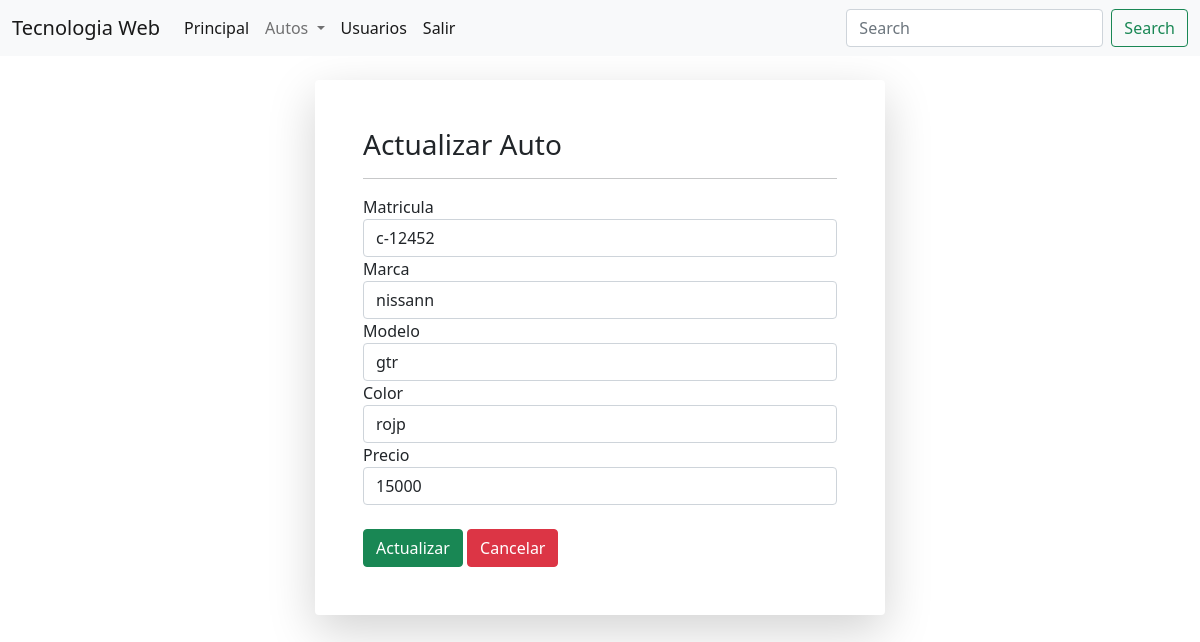
Page /edit_Autos.php?edit_id=1 (signed in) on the committed database.
### tables this page shows
CREATE TABLE `automovil` (
  `idAuto` int(11) NOT NULL,
  `matricula` varchar(20) NOT NULL,
  `marca` varchar(60) NOT NULL,
  `modelo` varchar(60) NOT NULL,
  `color` varchar(60) NOT NULL,
  `precio` double(10,0) NOT NULL
);

### class/autos.php (called while the page is built, shortened)
<?php
class crud
{
    private $db;
    function __construct($conn)
    {
        $this->db = $conn;
    }
?>
<?php
    public function getID($idAuto)
    {
        $stmt = $this->db->prepare("SELECT * FROM automovil WHERE idAuto=:idAuto");
        $stmt->execute(array(":idAuto" => $idAuto));
        $editRow = $stmt->fetch(PDO::FETCH_ASSOC);
        return $editRow;
    }
}

### edit_Autos.php (the view, shortened to what this page needs)
<?php
include('config.php');
include_once 'class/autos.php';
$crud = new crud($conn);
if (isset($_GET['edit_id'])) {
    $idAuto = $_GET['edit_id'];
    extract($crud->getID($idAuto));
}
?>
<!doctype html>
<html lang="en">
<head>
    <link href="https://cdn.jsdelivr.net/npm/bootstrap@5.0.2/dist/css/bootstrap.min.css" rel="stylesheet">
    <?php require_once "menu.php" ?>
</head>
<body>
    <div class="container"><br>
        <div class="row justify-content-center">
            <div class="col-6 p-5 bg-white shadow-lg rounded">
                <h3>Actualizar Auto</h3>
                <hr>
                <form method="post">
                    <div class="form-group">
                        <label for="matricula">Matricula</label>
                        <input id="matricula" value="<?php echo $matricula; ?>" class="form-control" type="text" name="matricula">
                    </div>
                    <div class="form-group">
                        <label for="marca">Marca</label>
                        <input id="marca" value="<?php echo $marca; ?>" class="form-control" type="text" name="marca">
                    </div>
                    <div class="form-group">
                        <label for="modelo">Modelo</label>
                        <input id="modelo" value="<?php echo $modelo; ?>" class="form-control" type="text" name="modelo">
                    </div>
                    <div class="form-group">
                        <label for="color">Color</label>
                        <input id="color" value="<?php echo $color; ?>" class="form-control" type="text" name="color">
                    </div>
                    <div class="form-group">
                        <label for="precio">Precio</label>
                        <input id="precio" value="<?php echo $precio; ?>" class="form-control" type="text" name="precio">
                    </div><br>
                    <button class="btn btn-success" name="btn-update" type="submit">Actualizar</button>
                    <a href="admin_Autos.php"><button type="button" class="btn btn-danger">Cancelar</button><br></a>
                </form>
            </div>
        </div>
    </div>
</body>
</html>

### rows in the picture
automovil: matricula "c-12452", marca "nissann", modelo "gtr", color "rojp", precio "15000"
